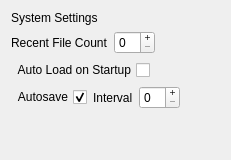
         <widget class="QWidget" name="system_settings">
          <attribute name="title">
           <string>System Settings</string>
          </attribute>
          <layout class="QVBoxLayout" name="verticalLayout_15">
           <item>
            <widget class="QLabel" name="system_settings_label">
             <property name="styleSheet">
              <string notr="true">font: 700 12pt &quot;Segoe UI&quot;;</string>
             </property>
             <property name="text">
              <string>System Settings</string>
             </property>
            </widget>
           </item>
           <item>
            <layout class="QHBoxLayout" name="horizontalLayout_10">
             <item>
              <widget class="QLabel" name="recent_file_count_label">
               <property name="toolTip">
                <string>This sets the number of Recent Files listed in the Recent File history</string>
               </property>
               <property name="text">
                <string>Recent File Count</string>
               </property>
               <property name="buddy">
                <cstring>recent_file_count</cstring>
               </property>
              </widget>
             </item>
             <item>
              <widget class="QSpinBox" name="recent_file_count">
               <property name="toolTip">
                <string>This sets the number of Recent Files listed in the Recent File history</string>
               </property>
               <property name="buttonSymbols">
                <enum>QAbstractSpinBox::ButtonSymbols::PlusMinus</enum>
               </property>
              </widget>
             </item>
             <item>
              <spacer name="horizontalSpacer_11">
               <property name="orientation">
                <enum>Qt::Orientation::Horizontal</enum>
               </property>
               <property name="sizeHint" stdset="0">
                <size>
                 <width>40</width>
                 <height>20</height>
                </size>
               </property>
              </spacer>
             </item>
            </layout>
           </item>
           <item>
            <layout class="QHBoxLayout" name="horizontalLayout_12">
             <item>
              <widget class="QCheckBox" name="autoload">
               <property name="toolTip">
                <string>&lt;html&gt;&lt;head/&gt;&lt;body&gt;&lt;p&gt;Auto Load on Startup makes Sans Pipe open when Maya opens and replaces the default Ctrl + Shift + S hotkey command with the Sans Pipe version up utility.  &lt;/p&gt;&lt;p&gt;Unchecking this resets the hotkey to its default setting&lt;/p&gt;&lt;/body&gt;&lt;/html&gt;</string>
               </property>
               <property name="layoutDirection">
                <enum>Qt::LayoutDirection::RightToLeft</enum>
               </property>
               <property name="text">
                <string>Auto Load on Startup</string>
               </property>
              </widget>
             </item>
             <item>
              <spacer name="horizontalSpacer_13">
               <property name="orientation">
                <enum>Qt::Orientation::Horizontal</enum>
               </property>
               <property name="sizeHint" stdset="0">
                <size>
                 <width>40</width>
                 <height>20</height>
                </size>
               </property>
              </spacer>
             </item>
            </layout>
           </item>
           <item>
            <layout class="QHBoxLayout" name="horizontalLayout_31">
             <item>
              <widget class="QCheckBox" name="autosaver">
               <property name="toolTip">
                <string>Turns on Autosave for Maya and sets the time interval</string>
               </property>
               <property name="layoutDirection">
                <enum>Qt::LayoutDirection::RightToLeft</enum>
               </property>
               <property name="text">
                <string>Autosave</string>
               </property>
               <property name="checked">
                <bool>true</bool>
               </property>
              </widget>
             </item>
             <item>
              <widget class="QLabel" name="iterations_label">
               <property name="toolTip">
                <string>Turns on Autosave for Maya and sets the time interval</string>
               </property>
               <property name="text">
                <string>Interval</string>
               </property>
               <property name="buddy">
                <cstring>autosave_count</cstring>
               </property>
              </widget>
             </item>
             <item>
              <widget class="QSpinBox" name="autosave_count">
               <property name="sizePolicy">
                <sizepolicy hsizetype="Fixed" vsizetype="Fixed">
                 <horstretch>0</horstretch>
                 <verstretch>0</verstretch>
                </sizepolicy>
               </property>
               <property name="toolTip">
                <string>Turns on Autosave for Maya and sets the time interval</string>
               </property>
               <property name="layoutDirection">
                <enum>Qt::LayoutDirection::LeftToRight</enum>
               </property>
               <property name="buttonSymbols">
                <enum>QAbstractSpinBox::ButtonSymbols::PlusMinus</enum>
               </property>
              </widget>
             </item>
             <item>
              <spacer name="horizontalSpacer_17">
               <property name="orientation">
                <enum>Qt::Orientation::Horizontal</enum>
               </property>
               <property name="sizeHint" stdset="0">
                <size>
                 <width>40</width>
                 <height>20</height>
                </size>
               </property>
              </spacer>
             </item>
            </layout>
           </item>
           <item>
            <spacer name="verticalSpacer_2">
             <property name="orientation">
              <enum>Qt::Orientation::Vertical</enum>
             </property>
             <property name="sizeHint" stdset="0">
              <size>
               <width>20</width>
               <height>40</height>
              </size>
             </property>
            </spacer>
           </item>
          </layout>
         </widget>
